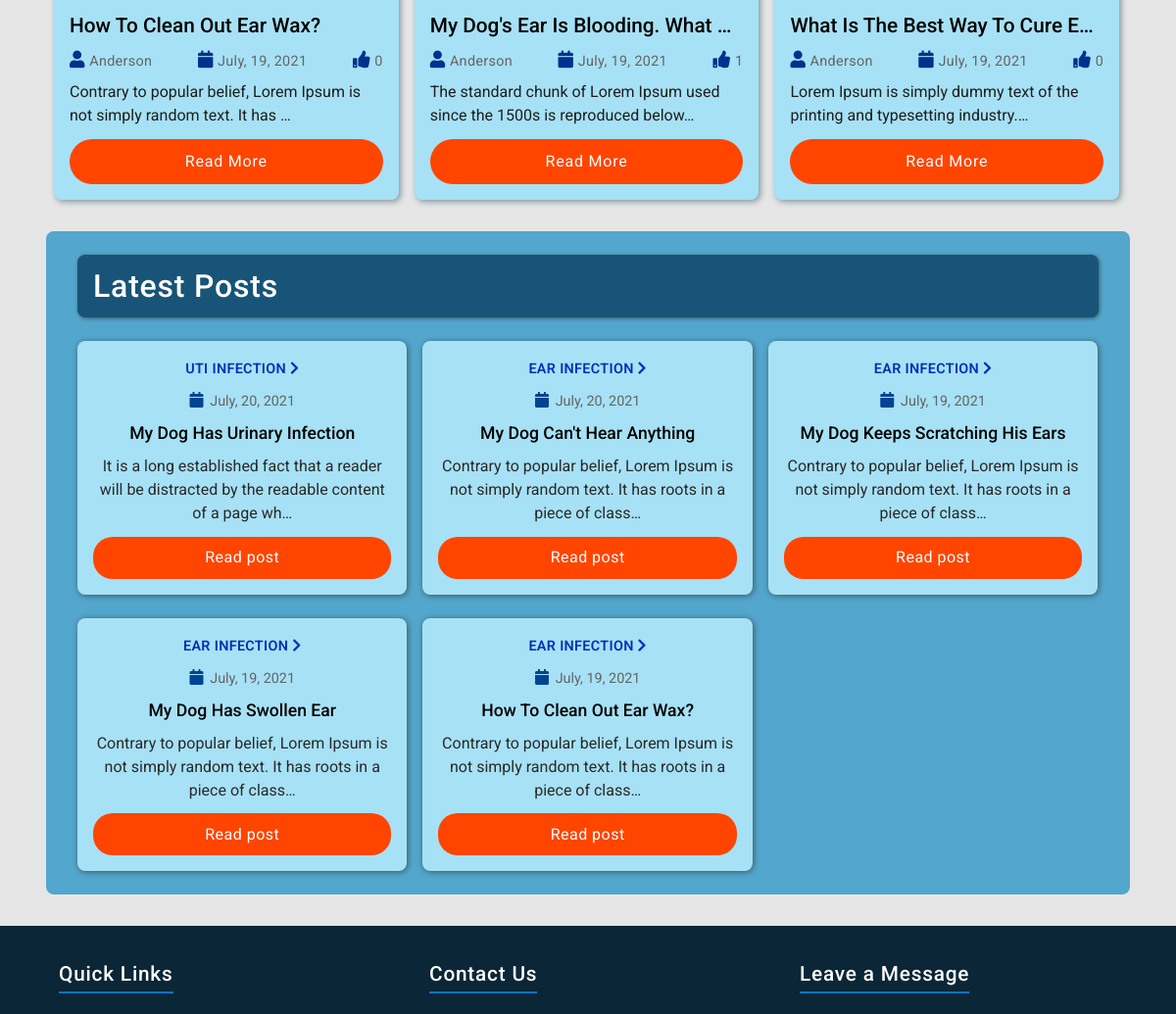
The app's page /topic/1/posts (middle part), older data.
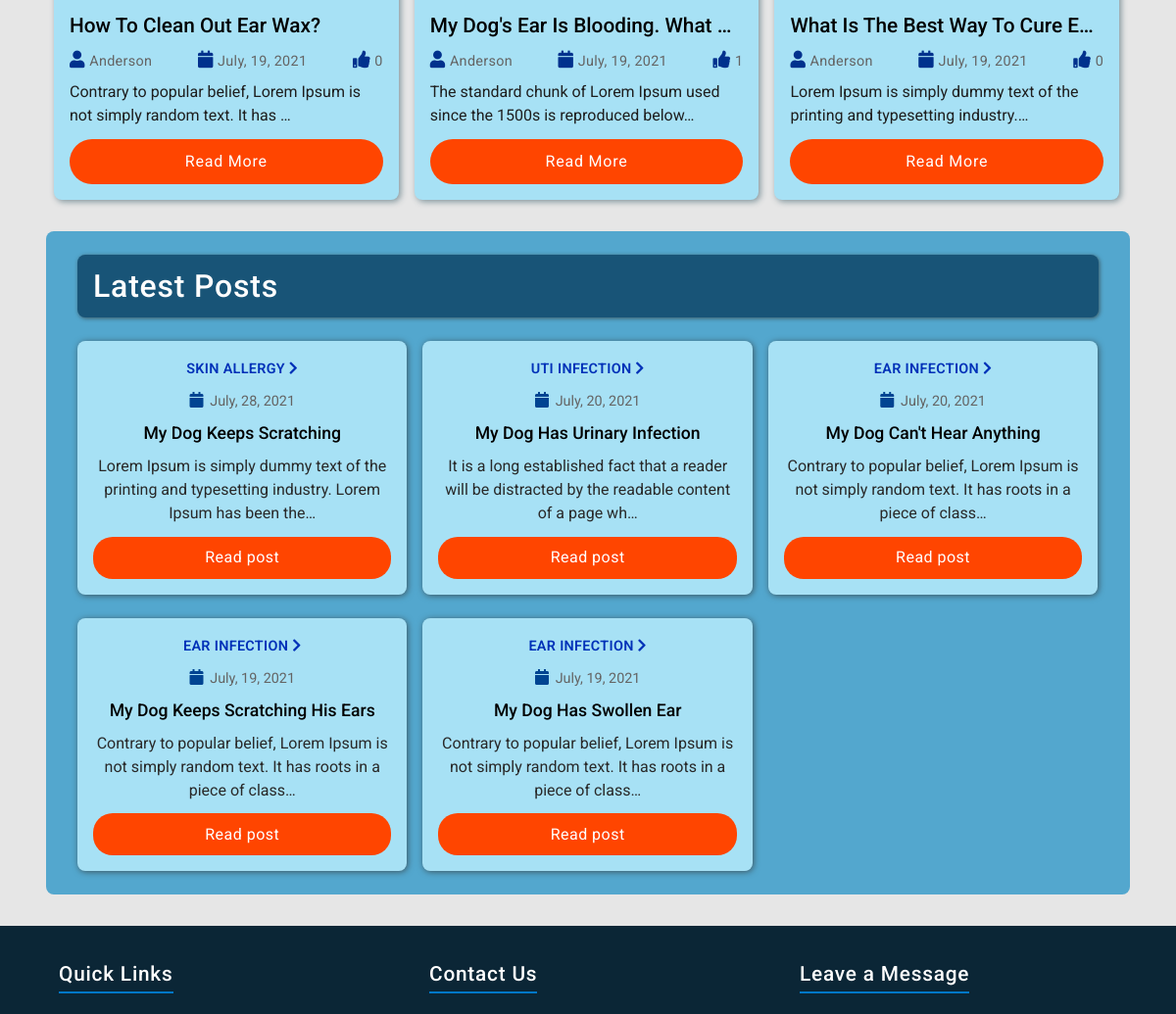
The same page, newer data.
### blog/models.py (models this page shows, shortened)
class Post(models.Model):
    topic = models.ForeignKey(Topic, on_delete=models.CASCADE)
    title = models.CharField(max_length=100)
    author = models.ForeignKey(User, on_delete=models.CASCADE)
    post_image = models.ImageField(default="default_post_img.jpg", upload_to="post_images")
    content = models.TextField()
    date_posted = models.DateTimeField(default=timezone.now)
    likes = models.ManyToManyField(User, blank=True, related_name="post_likes")
    class Meta:
        ordering = ["-date_posted"]

class Topic(models.Model):
    name = models.CharField(max_length=50)
    topic_image = models.ImageField(upload_to="topic_images")
    description = models.CharField(max_length=200, blank=True)
    def __str__(self):
        return self.name

### blog/views.py (the view)
# urls.py: path("topic/<int:pk>/posts", all_posts_in_topic, name="posts-in-topic"),
def all_posts_in_topic(request, pk):
    topic = get_object_or_404(Topic, pk=pk)
    all_posts = Post.objects.all()[0:5]
    context = {
        "topic": topic,
        "all_posts": all_posts,
    }
    return render(request, "blog/all_posts_in_topic.html", context)

### users/context_processors.py (called while the page is built)
def contact_form(request):
    form = ContactUsForm()
    return  {"form": form}

### blog/templates/blog/all_posts_in_topic.html (shortened to what this page needs)
{% extends "blog/base.html" %}
{% block content %}
    <div class="topic-post-row">
        <div class="topic-content-container">
            {% if not topic.post_set.all %}
                <script type="text/javascript">
                    alert("Sorry, this forum is empty!")
                    location.href = "{% url 'blog:home' %}"
                </script>
            {% else %}
                {% for post in topic.post_set.all %}
                    <div class="topic-post-col">
                        <div class="topic-post-text-container">
                            <h6 class="topic-post-title">{{ post.title }}</h6>
                            <div class="post-icons-wrapper">
                                <p class="post-icon">
                                    <i class="fas fa-user topic-user-icon"></i>
                                    <span>{{ post.author|truncatechars:8 }}</span>
                                </p>
                                <p class="post-icon">
                                    <i class="fas fa-calendar topic-calendar-icon"></i>
                                    <span>{{ post.date_posted|date:"N, d, Y"|truncatechars:14}}</span>
                                </p>
                                <p class="post-icon">
                                    <i class="fas fa-thumbs-up topic-thumbs-up-icon"></i>
                                    <span class="topic-likes-count">{{ post.likes.count}}</span>
                                </p>
                            </div>
                            <p class="topic-content">{{ post.content|truncatechars:75}}</p>
                            <a class="topic-read-more" href="{% url 'blog:post-detail' post.pk %}">Read More</a>
                        </div>
                    </div>
                {% endfor %}
            {% endif %}
        </div>
        <div class="post-right-side-container">
            <h5 class="latest-post-title-header">Latest Posts</h5>
            <div class="latest-post-wrapper">
                {% for post in all_posts %}
                <div class="latest-posts">
                    <a class="latest-post-topic-link" href="{% url 'blog:posts-in-topic' post.topic.pk%}">
                        {{ post.topic }}
                        <i class="fa fa-chevron-right"></i>
                    </a>
                    <p class="latest-post-date">
                        <i class="fas fa-calendar topic-calendar-icon"></i>
                        {{ post.date_posted|date:"N, d, Y"}}
                    </p>
                    <h5 class="latest-post-title">{{ post.title }}</h5>
                    <p class="latest-post-content">{{ post.content|truncatechars:100}}</p>
                    <a href="{% url 'blog:post-detail' post.pk %}" class="latest-post-detail">
                        Read post
                    </a>
                </div>
                {% endfor %}
            </div>
        </div>
    </div>
{% endblock content %}

Row changes from the older to the newer data that the page shows:
no longer on one of the page's lists (row unchanged): Post: topic "EAR INFECTION", date_posted "July, 19, 2021", title "How To Clean Out Ear Wax?", content "Contrary to popular belief, Lorem Ipsum is not simply random text. It has roots in a piece of class…"
added Post: topic "SKIN ALLERGY", date_posted "July, 28, 2021", title "My Dog Keeps Scratching", content "Lorem Ipsum is simply dummy text of the printing and typesetting industry. Lorem Ipsum has been the…", shown under "Latest Posts"
